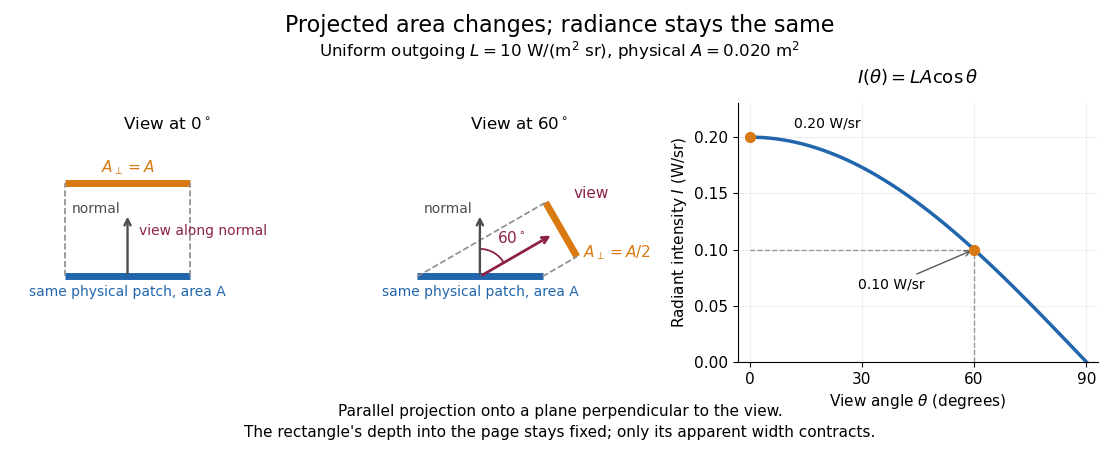

Source code (Python):
"""Generate projected-area-radiance.png in CWD; tested with Python 3.14.4.

Requires the repository's matplotlib and numpy environment. The two geometric
panels are cross-sections of a rectangle with unchanged depth into the page.
"""

import matplotlib

matplotlib.use("Agg")
import matplotlib.pyplot as plt
from matplotlib.patches import Arc
import numpy as np


def main():
    plt.rcParams.update({"font.size": 11, "axes.spines.top": False,
                         "axes.spines.right": False, "figure.facecolor": "white"})
    radiance, area = 10.0, 0.020
    angles = np.deg2rad([0, 60])
    intensities = radiance * area * np.cos(angles)
    assert np.allclose(intensities, [0.20, 0.10], atol=1e-15, rtol=0)
    fig = plt.figure(figsize=(11.2, 4.7), dpi=100)
    grid = fig.add_gridspec(1, 3, width_ratios=[1, 1, 1.35],
                           left=0.03, right=0.98, bottom=0.23, top=0.78, wspace=0.29)
    patch_color, projection_color, ray_color = "#2166ac", "#d87911", "#8c2341"
    for column, theta in enumerate(angles):
        ax = fig.add_subplot(grid[0, column])
        direction = np.array([np.sin(theta), np.cos(theta)])
        endpoints = np.array([[-1.0, 0.0], [1.0, 0.0]])
        height = 1.5
        projected = endpoints + (height - endpoints @ direction)[:, None] * direction
        assert np.isclose(np.linalg.norm(projected[1] - projected[0]), 2 * np.cos(theta))
        ax.plot(endpoints[:, 0], endpoints[:, 1], lw=5, color=patch_color,
                solid_capstyle="butt")
        ax.plot(projected[:, 0], projected[:, 1], lw=5, color=projection_color,
                solid_capstyle="butt")
        for point, shadow in zip(endpoints, projected):
            ax.plot([point[0], shadow[0]], [point[1], shadow[1]], "--",
                    color="0.55", lw=1.2)
        ax.annotate("", xy=(0, 1.0), xytext=(0, 0),
                    arrowprops={"arrowstyle": "->", "color": "0.3", "lw": 1.7})
        ax.text(-0.12, 1.01, "normal", ha="right", color="0.3", fontsize=10)
        if column:
            ax.annotate("", xy=1.35 * direction, xytext=(0, 0),
                        arrowprops={"arrowstyle": "->", "color": ray_color, "lw": 2})
            ax.add_patch(Arc((0, 0), 0.88, 0.88, theta1=30, theta2=90,
                             color=ray_color, lw=1.3))
            ax.text(0.27, 0.53, r"$60^\circ$", color=ray_color)
            ax.text(1.78, 1.26, "view", ha="center", color=ray_color)
            ax.text(1.65, 0.31, r"$A_\perp=A/2$", ha="left", color=projection_color)
        else:
            ax.text(0.18, 0.66, "view along normal", color=ray_color, fontsize=10)
            ax.text(0, 1.67, r"$A_\perp=A$", ha="center", color=projection_color)
        ax.text(0, -0.31, "same physical patch, area A", ha="center",
                color=patch_color, fontsize=10)
        ax.set(xlim=(-1.5, 2.75), ylim=(-0.6, 2.0), aspect="equal")
        ax.set_title(rf"View at ${round(np.rad2deg(theta))}^\circ$", pad=15, fontsize=12)
        ax.axis("off")
    ax = fig.add_subplot(grid[0, 2])
    degrees = np.linspace(0, 90, 361)
    ax.plot(degrees, radiance * area * np.cos(np.deg2rad(degrees)),
            color=patch_color, lw=2.5)
    ax.scatter([0, 60], intensities, color=projection_color, zorder=4, s=50)
    ax.plot([60, 60, 0], [0, 0.1, 0.1], "--", color="0.6", lw=1)
    ax.annotate("0.20 W/sr", xy=(0, .20), xytext=(12, .209), fontsize=10)
    ax.annotate("0.10 W/sr", xy=(60, .10), xytext=(29, .065), fontsize=10,
                arrowprops={"arrowstyle": "->", "color": "0.35"})
    ax.set(xlim=(-3, 93), ylim=(0, .23), xticks=[0, 30, 60, 90],
           yticks=[0, .05, .1, .15, .2], xlabel=r"View angle $\theta$ (degrees)",
           ylabel=r"Radiant intensity $I$ (W/sr)")
    ax.set_title(r"$I(\theta)=LA\cos\theta$", fontsize=13, pad=15)
    ax.grid(alpha=.2)
    fig.suptitle("Projected area changes; radiance stays the same", fontsize=16, y=.97)
    fig.text(.5, .88, r"Uniform outgoing $L=10$ W/(m$^2$ sr), physical $A=0.020$ m$^2$",
             ha="center", fontsize=12)
    fig.text(.5, .07, "Parallel projection onto a plane perpendicular to the view.\n"
             "The rectangle's depth into the page stays fixed; only its apparent width contracts.",
             ha="center", fontsize=11, linespacing=1.5)
    fig.savefig("projected-area-radiance.png", facecolor="white", transparent=False)
    plt.close(fig)


if __name__ == "__main__":
    main()
